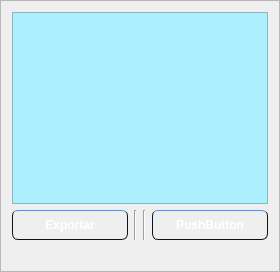
        <widget class="QFrame" name="frame_9">
         <property name="sizePolicy">
          <sizepolicy hsizetype="Expanding" vsizetype="Expanding">
           <horstretch>0</horstretch>
           <verstretch>0</verstretch>
          </sizepolicy>
         </property>
         <property name="frameShape">
          <enum>QFrame::Shape::StyledPanel</enum>
         </property>
         <property name="frameShadow">
          <enum>QFrame::Shadow::Raised</enum>
         </property>
         <layout class="QGridLayout" name="gridLayout_6">
          <item row="0" column="0" colspan="4">
           <widget class="QTableWidget" name="tableWidget_faltantes">
            <property name="styleSheet">
             <string notr="true">background-color: rgb(172, 240, 255);</string>
            </property>
           </widget>
          </item>
          <item row="1" column="2">
           <widget class="Line" name="line_4">
            <property name="orientation">
             <enum>Qt::Orientation::Vertical</enum>
            </property>
           </widget>
          </item>
          <item row="1" column="1">
           <widget class="Line" name="line_8">
            <property name="orientation">
             <enum>Qt::Orientation::Vertical</enum>
            </property>
           </widget>
          </item>
          <item row="1" column="3">
           <widget class="QPushButton" name="pushButton_3">
            <property name="cursor">
             <cursorShape>PointingHandCursor</cursorShape>
            </property>
            <property name="styleSheet">
             <string notr="true">QPushButton {
    /* Base de acero azul oscuro profundo (volumen hacia afuera) */
    background-color: qlineargradient(x1:0, y1:0, x2:0, y2:1, 
                                      stop:0 rgb(50, 65, 85), 
                                      stop:1 rgb(30, 40, 55));
    color: #FFFFFF;
    /* Borde oscuro con reflejo superior azul brillante */
    border: 1px solid #0b111a;
    border-top: 1px solid #6391c2; 
    border-radius: 6px;
    padding: 7px 14px;
    font-weight: bold;
    font-size: 12px;
}

QPushButton:hover {
    /* El azul base se enciende e intensifica notablemente */
    background-color: qlineargradient(x1:0, y1:0, x2:0, y2:1, 
                                      stop:0 rgb(80, 110, 145), 
                                      stop:1 rgb(45, 65, 90));
    /* Texto cian brillante para máximo contraste en hover */
    color: #3ae2ff;
    /* Bordes eléctricos integrados */
    border: 1px solid #163654;
    border-top: 1px solid #5cb3ff;
}

QPushButton:pressed {
    /* Hundimiento extremo en azul marino casi negro */
    background-color: qlineargradient(x1:0, y1:0, x2:0, y2:1, 
                                      stop:0 rgb(15, 25, 40), 
                                      stop:1 rgb(25, 35, 50));
    color: #00bfff;
    border: 1px solid #050b14;
    padding-top: 8px;
    padding-bottom: 6px;
}

QPushButton:disabled {
    /* Desaturado completo (gris ligeramente frío) para indicar inactividad */
    background-color: #4b525a;
    color: #828a94;
    border: 1px solid #363b40;
}
</string>
            </property>
            <property name="text">
             <string>PushButton</string>
            </property>
           </widget>
          </item>
          <item row="1" column="0">
           <widget class="QPushButton" name="pushButton_export_falt">
            <property name="cursor">
             <cursorShape>PointingHandCursor</cursorShape>
            </property>
            <property name="styleSheet">
             <string notr="true">QPushButton {
    /* Base de acero azul oscuro profundo (volumen hacia afuera) */
    background-color: qlineargradient(x1:0, y1:0, x2:0, y2:1, 
                                      stop:0 rgb(50, 65, 85), 
                                      stop:1 rgb(30, 40, 55));
    color: #FFFFFF;
    /* Borde oscuro con reflejo superior azul brillante */
    border: 1px solid #0b111a;
    border-top: 1px solid #6391c2; 
    border-radius: 6px;
    padding: 7px 14px;
    font-weight: bold;
    font-size: 12px;
}

QPushButton:hover {
    /* El azul base se enciende e intensifica notablemente */
    background-color: qlineargradient(x1:0, y1:0, x2:0, y2:1, 
                                      stop:0 rgb(80, 110, 145), 
                                      stop:1 rgb(45, 65, 90));
    /* Texto cian brillante para máximo contraste en hover */
    color: #3ae2ff;
    /* Bordes eléctricos integrados */
    border: 1px solid #163654;
    border-top: 1px solid #5cb3ff;
}

QPushButton:pressed {
    /* Hundimiento extremo en azul marino casi negro */
    background-color: qlineargradient(x1:0, y1:0, x2:0, y2:1, 
                                      stop:0 rgb(15, 25, 40), 
                                      stop:1 rgb(25, 35, 50));
    color: #00bfff;
    border: 1px solid #050b14;
    padding-top: 8px;
    padding-bottom: 6px;
}

QPushButton:disabled {
    /* Desaturado completo (gris ligeramente frío) para indicar inactividad */
    background-color: #4b525a;
    color: #828a94;
    border: 1px solid #363b40;
}
</string>
            </property>
            <property name="text">
             <string>Exportar</string>
            </property>
           </widget>
          </item>
          <item row="2" column="0" colspan="4">
           <widget class="QLabel" name="label_2_info">
            <property name="sizePolicy">
             <sizepolicy hsizetype="Expanding" vsizetype="Expanding">
              <horstretch>0</horstretch>
              <verstretch>0</verstretch>
             </sizepolicy>
            </property>
            <property name="text">
             <string/>
            </property>
           </widget>
          </item>
         </layout>
        </widget>
